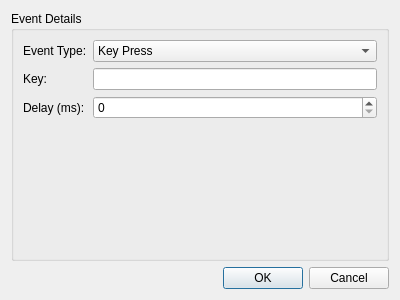
<?xml version="1.0" encoding="UTF-8"?>
<ui version="4.0">
 <class>InsertEventDialog</class>
 <widget class="QDialog" name="InsertEventDialog">
  <property name="geometry">
   <rect>
    <x>0</x>
    <y>0</y>
    <width>400</width>
    <height>300</height>
   </rect>
  </property>
  <property name="windowTitle">
   <string>Insert Event</string>
  </property>
  <layout class="QVBoxLayout" name="verticalLayout">
   <item>
    <widget class="QGroupBox" name="eventGroup">
     <property name="title">
      <string>Event Details</string>
     </property>
     <layout class="QFormLayout" name="formLayout">
      <item row="0" column="0">
       <widget class="QLabel" name="eventTypeLabel">
        <property name="text">
         <string>Event Type:</string>
        </property>
       </widget>
      </item>
      <item row="0" column="1">
       <widget class="QComboBox" name="eventTypeComboBox">
        <item>
         <property name="text">
          <string>Key Press</string>
         </property>
        </item>
        <item>
         <property name="text">
          <string>Key Release</string>
         </property>
        </item>
       </widget>
      </item>
      <item row="1" column="0">
       <widget class="QLabel" name="keyLabel">
        <property name="text">
         <string>Key:</string>
        </property>
       </widget>
      </item>
      <item row="1" column="1">
       <widget class="QLineEdit" name="keyEdit"/>
      </item>
      <item row="2" column="0">
       <widget class="QLabel" name="delayLabel">
        <property name="text">
         <string>Delay (ms):</string>
        </property>
       </widget>
      </item>
      <item row="2" column="1">
       <widget class="QSpinBox" name="delaySpinBox">
        <property name="maximum">
         <number>999999</number>
        </property>
       </widget>
      </item>
     </layout>
    </widget>
   </item>
   <item>
    <widget class="QDialogButtonBox" name="buttonBox">
     <property name="orientation">
      <enum>Qt::Horizontal</enum>
     </property>
     <property name="standardButtons">
      <set>QDialogButtonBox::Cancel|QDialogButtonBox::Ok</set>
     </property>
    </widget>
   </item>
  </layout>
 </widget>
 <resources/>
 <connections>
  <connection>
   <sender>buttonBox</sender>
   <signal>accepted()</signal>
   <receiver>InsertEventDialog</receiver>
   <slot>accept()</slot>
   <hints>
    <hint type="sourcelabel">
     <x>248</x>
     <y>254</y>
    </hint>
    <hint type="destinationlabel">
     <x>157</x>
     <y>274</y>
    </hint>
   </hints>
  </connection>
  <connection>
   <sender>buttonBox</sender>
   <signal>rejected()</signal>
   <receiver>InsertEventDialog</receiver>
   <slot>reject()</slot>
   <hints>
    <hint type="sourcelabel">
     <x>316</x>
     <y>260</y>
    </hint>
    <hint type="destinationlabel">
     <x>286</x>
     <y>274</y>
    </hint>
   </hints>
  </connection>
 </connections>
</ui>
